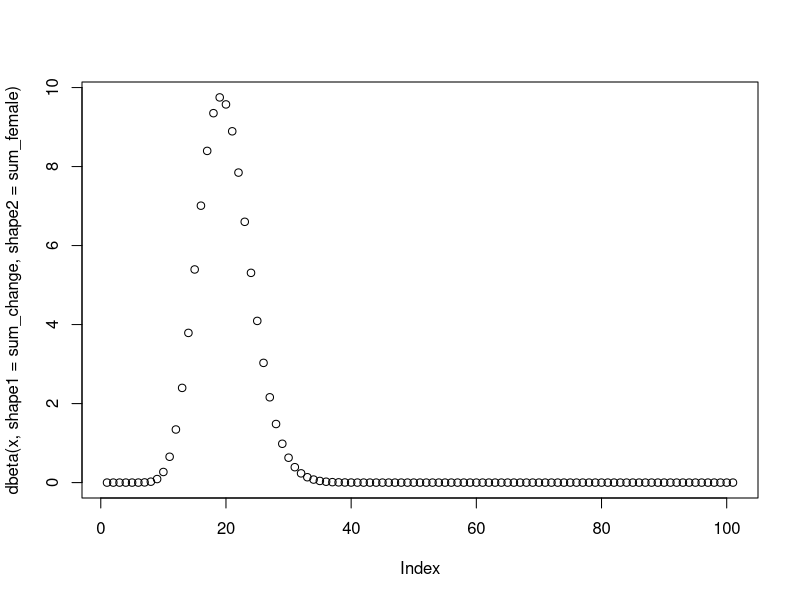
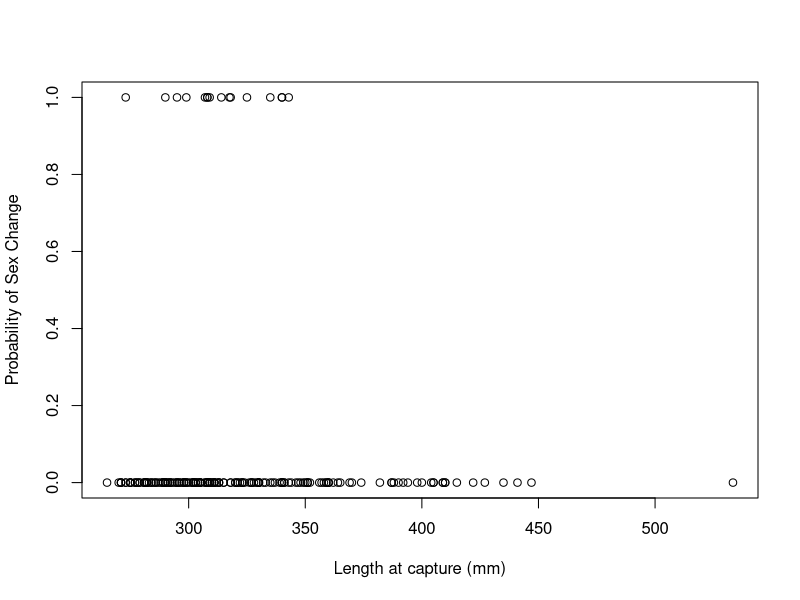

Source code (R) for these figures, in order: (Note: this script raises an error after producing the figures.)
library(tidyverse)
library(lubridate)
bsb <- read.csv("BSB_tagging_data.csv")
#Q 1.1:
bsb <- bsb %>%
  #mutate(recapture_date = as.Date(Date_at_recapture, "%m/%d/%y")) %>% 
  mutate(sex_change = Sex_at_capture != Sex_at_recapture) %>%  
          # year_recapture = lubridate::year(recapture_date),
          # month_recapture = lubridate::month(recapture_date),
          # day_recapture = lubridate::day(recapture_date)) %>%
          # filter(month_recapture > 7)
  drop_na() 

sum_change <- sum(bsb$sex_change)+1
sum_female <- sum(bsb$Sex_at_recapture == "F") - (sum_change+1)

x <- seq(0, 1, by = 0.01)
plot(dbeta(x, shape1 = sum_change, shape2 = sum_female))  

#Q 1.2:
qbeta(c(0.025,0.975), shape1 = sum_change, shape2 = sum_female) 

#Q 1.3:

mod <- bsb %>% 
glm(sex_change ~ Length_at_capture,data =., family = binomial())
summary(mod)

#Q 1.4:
plot(sex_change ~ Length_at_capture, data = bsb, xlab = "Length at capture (mm)", ylab = "Probability of Sex Change")
length.predict <- data.frame(Length_at_capture = seq(min(bsb$Length_at_capture), max(bsb$Length_at_capture)), len = 500)
sex_change_predict <- predict(mod, length.predict, type = "response", se.fit = TRUE)
lines(length.predict$Length_at_capture, sex_change_predict)

#Q 1.5: 
fit <- sex_change_predict$fit
fit2 <- mod$family$linkinv(fit)

sex_change_predict_300 <- predict(mod, data.frame(Length_at_capture=300), type = "response", se.fit = TRUE)
pred.int <- data.frame(lwr=sex_change_predict_300$fit - 1.96*sex_change_predict_300$se.fit,
                       fit=sex_change_predict_300$fit,
                       upr=sex_change_predict_300$fit + 1.96*sex_change_predict_300$se.fit)

#Q 1.6


  
